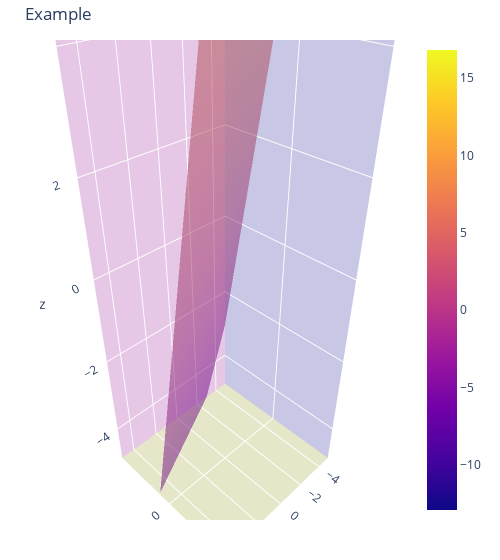

The cell this chart's notebook holds for it:
### Markdown cell above
### Axes

### Code cell
fig.update_layout(title="Example",
                  scene = dict(
                    xaxis = dict(
                         backgroundcolor="rgb(200, 200, 230)",
                         gridcolor="white",
                         showbackground=True,
                         zerolinecolor="white",
                         range=(-5, 5)),
                    yaxis = dict(
                        backgroundcolor="rgb(230, 200,230)",
                        gridcolor="white",
                        showbackground=True,
                        zerolinecolor="white",
                        range=(-5, 5)),
                    zaxis = dict(
                        backgroundcolor="rgb(230, 230,200)",
                        gridcolor="white",
                        showbackground=True,
                        zerolinecolor="white",
                        range=(-5, 5)),),
                    width=500,
                    margin=dict(
                    r=40, l=40,
                    b=40, t=40)
                  )

### Figure 1 — Plotly figure (JSON) as saved in the notebook; plotly's stock layout.template omitted (floating-point values rounded to 4 significant figures; data arrays with more than 128 entries replaced by an {"elided": "..."} marker saying what was removed)
{"data": [{"name": "Plane", "opacity": 0.5, "type": "surface", "x": {"elided": "100x100 float values"}, "y": {"elided": "100x100 float values"}, "z": {"elided": "100x100 float values"}}], "layout": {"margin": {"b": 40, "l": 40, "r": 40, "t": 40}, "scene": {"xaxis": {"backgroundcolor": "rgb(200, 200, 230)", "gridcolor": "white", "nticks": 10, "range": [-5, 5], "showbackground": true, "zerolinecolor": "white"}, "yaxis": {"backgroundcolor": "rgb(230, 200,230)", "gridcolor": "white", "nticks": 1, "range": [-5, 5], "showbackground": true, "zerolinecolor": "white"}, "zaxis": {"backgroundcolor": "rgb(230, 230,200)", "gridcolor": "white", "range": [-5, 5], "showbackground": true, "zerolinecolor": "white"}}, "title": {"text": "Example"}, "width": 500}}
